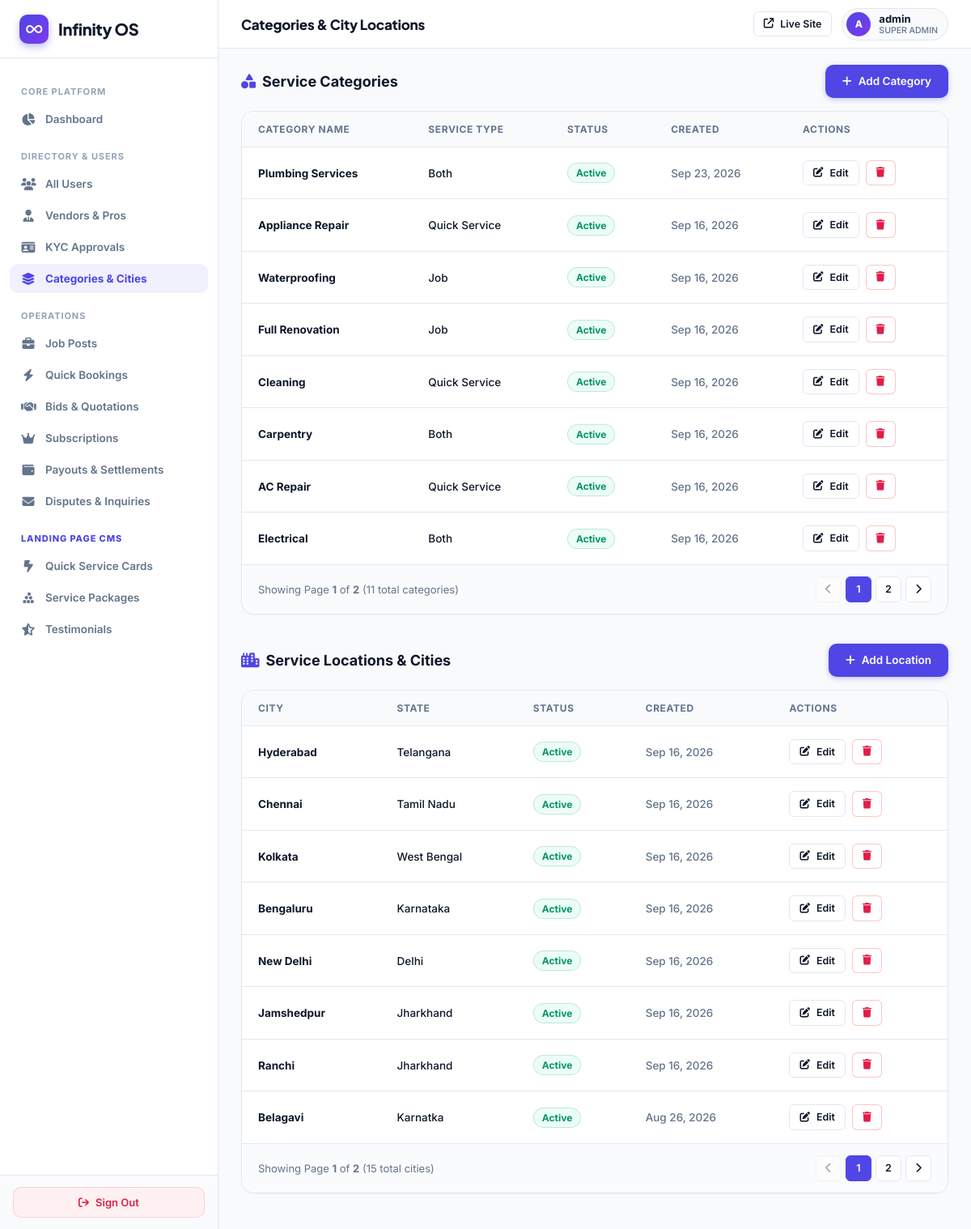
The app's page /super-admin/cms/ (signed in), older data.
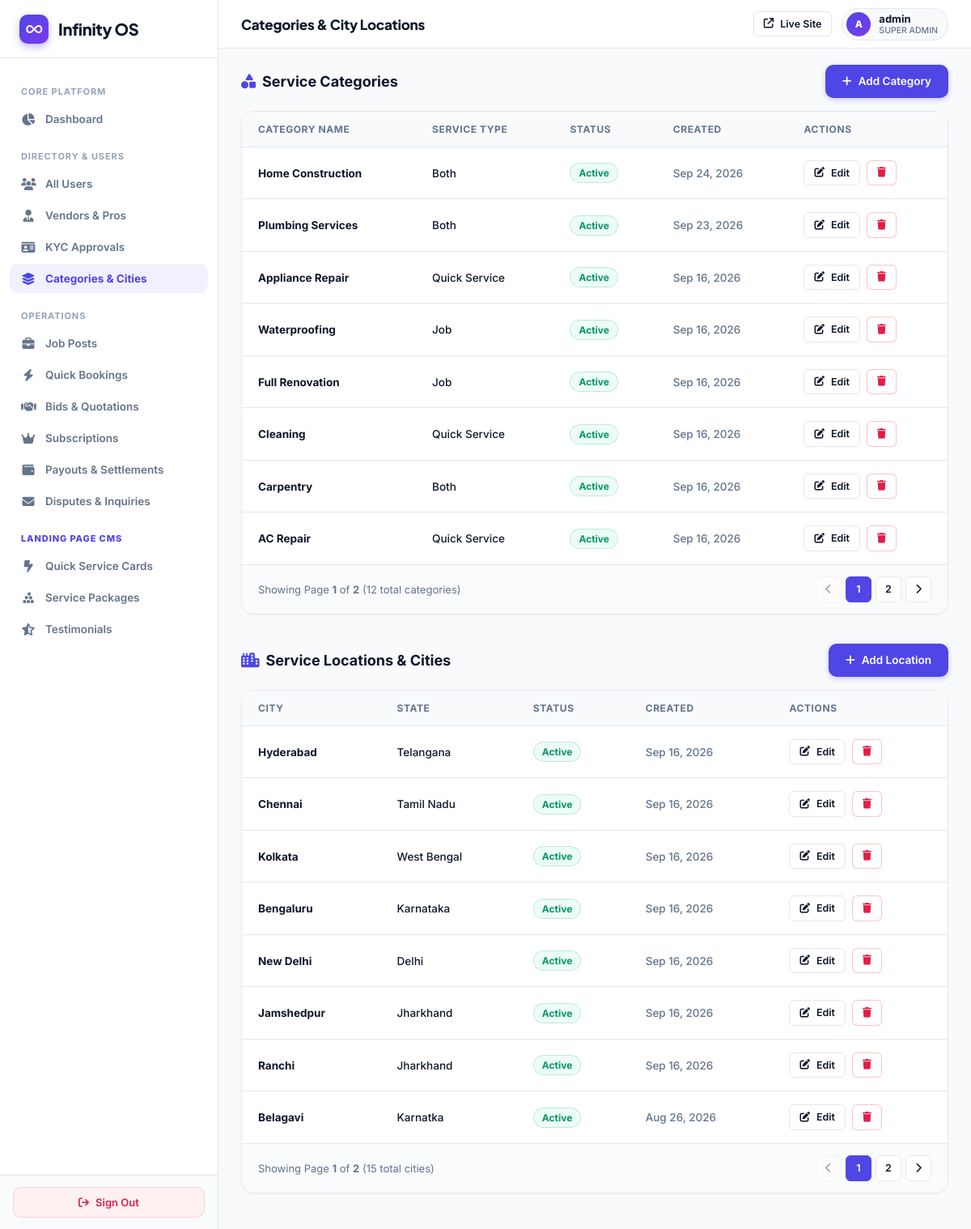
The same page, newer data.
### myapp/models.py (models this page shows, shortened)
class Category(models.Model):
    SERVICE_TYPE_CHOICES = (
        ('job', 'Job'),
        ('quick_service', 'Quick Service'),
        ('both', 'Both'),
    )
    STATUS_CHOICES = (
        ('active', 'Active'),
        ('inactive', 'Inactive'),
    )
    name = models.CharField(max_length=100)
    service_type = models.CharField(max_length=20, choices=SERVICE_TYPE_CHOICES, default='both')
    status = models.CharField(max_length=20, choices=STATUS_CHOICES, default='active')
    created_at = models.DateTimeField(default=timezone.now)

class Location(models.Model):
    STATUS_CHOICES = (
        ('active', 'Active'),
        ('inactive', 'Inactive'),
    )
    state = models.CharField(max_length=100)
    city = models.CharField(max_length=100)
    status = models.CharField(max_length=20, choices=STATUS_CHOICES, default='active')
    created_at = models.DateTimeField(default=timezone.now)
    def __str__(self):
        return f"{self.city}, {self.state}"

### myapp/super_admin_views.py (the view)
# urls.py: path('super-admin/cms/', super_admin_views.super_admin_cms, name='super_admin_cms'),
@sa_required
def super_admin_cms(request):
    cat_queryset = Category.objects.all().order_by('-created_at')
    loc_queryset = Location.objects.all().order_by('-created_at')
    cat_paginator = Paginator(cat_queryset, 8)
    cat_page = request.GET.get('cat_page', 1)
    try:
        categories = cat_paginator.page(cat_page)
    except (EmptyPage, PageNotAnInteger):
        categories = cat_paginator.page(1)
    loc_paginator = Paginator(loc_queryset, 8)
    loc_page = request.GET.get('loc_page', 1)
    try:
        locations = loc_paginator.page(loc_page)
    except (EmptyPage, PageNotAnInteger):
        locations = loc_paginator.page(1)
    return render(request, 'superadmin/cms_manager.html', {
        'categories': categories,
        'locations': locations,
        'cat_page': categories.number,
        'loc_page': locations.number,
        'total_categories': cat_queryset.count(),
        'total_locations': loc_queryset.count(),
    })

### myapp/super_admin_views.py (called while the page is built)
def sa_required(view_func):
    from functools import wraps
    @wraps(view_func)
    def wrapper(request, *args, **kwargs):
        if not request.user.is_authenticated:
            return redirect(f'{LOGIN_URL}?next={request.path}')
        if not request.user.is_superuser:
            return redirect('/')
        return view_func(request, *args, **kwargs)
    return wrapper

### templates/superadmin/cms_manager.html (shortened to what the changed rows need)
{% extends 'superadmin/base.html' %}
{% block content %}
<div class="card" style="padding: 0; overflow: hidden;">
  <div class="table-container" style="border: none; border-radius: 0; box-shadow: none;">
    <table>
      <thead>
        <tr>
          <th>Category Name</th>
          <th>Service Type</th>
          <th>Status</th>
          <th>Created</th>
          <th>Actions</th>
        </tr>
      </thead>
      <tbody>
        {% for cat in categories %}
        <tr>
          <td><strong>{{ cat.name }}</strong></td>
          <td>{{ cat.get_service_type_display }}</td>
          <td><span class="badge {% if cat.status == 'active' %}active{% else %}inactive{% endif %}">{{ cat.get_status_display }}</span></td>
          <td style="color: var(--text-muted);">{{ cat.created_at|date:"M d, Y" }}</td>
          <td>
            <div style="display: flex; gap: 8px;">
              <a href="{% url 'super_admin_category_edit' cat.id %}" class="btn btn-outline btn-sm">
                <i class="fa-solid fa-pen-to-square"></i> Edit
              </a>
              <a href="{% url 'super_admin_category_delete' cat.id %}" class="btn btn-outline btn-sm" style="border-color: rgba(239,68,68,0.3); color: var(--danger);" onclick="return confirm('Delete category {{ cat.name }}?');">
                <i class="fa-solid fa-trash"></i>
              </a>
            </div>
          </td>
        </tr>
        {% empty %}
        <tr><td colspan="5" style="text-align: center; padding: 40px; color: var(--text-muted);">No categories found.</td></tr>
        {% endfor %}
      </tbody>
    </table>
  </div>
  {% if categories.has_other_pages %}
  <div class="pagination-wrap">
    <div>
      Showing Page <strong>{{ categories.number }}</strong> of <strong>{{ categories.paginator.num_pages }}</strong> ({{ total_categories }} total categories)
    </div>
    <div class="pagination-nav">
      {% if categories.has_previous %}
        <a href="?cat_page={{ categories.previous_page_number }}&loc_page={{ loc_page }}" class="page-link" title="Previous"><i class="fa-solid fa-chevron-left"></i></a>
      {% else %}
        <span class="page-link disabled"><i class="fa-solid fa-chevron-left"></i></span>
      {% endif %}
      {% for p in categories.paginator.page_range %}
        {% if p == categories.number %}
          <span class="page-link active">{{ p }}</span>
        {% elif p > categories.number|add:"-3" and p < categories.number|add:"3" %}
          <a href="?cat_page={{ p }}&loc_page={{ loc_page }}" class="page-link">{{ p }}</a>
        {% endif %}
      {% endfor %}
      {% if categories.has_next %}
        <a href="?cat_page={{ categories.next_page_number }}&loc_page={{ loc_page }}" class="page-link" title="Next"><i class="fa-solid fa-chevron-right"></i></a>
      {% else %}
        <span class="page-link disabled"><i class="fa-solid fa-chevron-right"></i></span>
      {% endif %}
    </div>
  </div>
  {% endif %}
</div>
<div class="card" style="padding: 0; overflow: hidden;">
  <div class="table-container" style="border: none; border-radius: 0; box-shadow: none;">
    <table>
      <thead>
        <tr>
          <th>City</th>
          <th>State</th>
          <th>Status</th>
          <th>Created</th>
          <th>Actions</th>
        </tr>
      </thead>
      <tbody>
        {% for loc in locations %}
        <tr>
          <td><strong>{{ loc.city }}</strong></td>
          <td>{{ loc.state }}</td>
          <td><span class="badge {% if loc.status == 'active' %}active{% else %}inactive{% endif %}">{{ loc.get_status_display }}</span></td>
          <td style="color: var(--text-muted);">{{ loc.created_at|date:"M d, Y" }}</td>
          <td>
            <div style="display: flex; gap: 8px;">
              <a href="{% url 'super_admin_location_edit' loc.id %}" class="btn btn-outline btn-sm">
                <i class="fa-solid fa-pen-to-square"></i> Edit
              </a>
              <a href="{% url 'super_admin_location_delete' loc.id %}" class="btn btn-outline btn-sm" style="border-color: rgba(239,68,68,0.3); color: var(--danger);" onclick="return confirm('Delete location {{ loc }}?');">
                <i class="fa-solid fa-trash"></i>
              </a>
            </div>
          </td>
        </tr>
        {% empty %}
        <tr><td colspan="5" style="text-align: center; padding: 40px; color: var(--text-muted);">No locations found.</td></tr>
        {% endfor %}
      </tbody>
    </table>
  </div>
  {% if locations.has_other_pages %}
  <div class="pagination-wrap">
    <div class="pagination-nav">
      {% if locations.has_previous %}
        <a href="?loc_page={{ locations.previous_page_number }}&cat_page={{ cat_page }}" class="page-link" title="Previous"><i class="fa-solid fa-chevron-left"></i></a>
      {% else %}
        <span class="page-link disabled"><i class="fa-solid fa-chevron-left"></i></span>
      {% endif %}
      {% for p in locations.paginator.page_range %}
        {% if p == locations.number %}
          <span class="page-link active">{{ p }}</span>
        {% elif p > locations.number|add:"-3" and p < locations.number|add:"3" %}
          <a href="?loc_page={{ p }}&cat_page={{ cat_page }}" class="page-link">{{ p }}</a>
        {% endif %}
      {% endfor %}
      {% if locations.has_next %}
        <a href="?loc_page={{ locations.next_page_number }}&cat_page={{ cat_page }}" class="page-link" title="Next"><i class="fa-solid fa-chevron-right"></i></a>
      {% else %}
        <span class="page-link disabled"><i class="fa-solid fa-chevron-right"></i></span>
      {% endif %}
    </div>
  </div>
  {% endif %}
</div>
{% endblock %}

Row changes from the older to the newer data that the page shows:
no longer on this page (row unchanged): Category: name "Electrical", service_type "Both", status "Active", created_at "Sep 16, 2026"
added Category: name "Home Construction", service_type "Both", status "Active", created_at "Sep 24, 2026"
Text that changed along with them:
{{ total_categories }}: "11" → "12"
